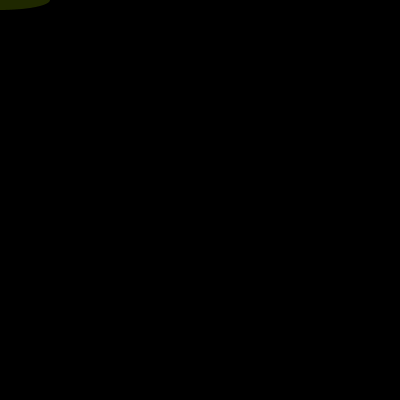
Frame 1 (no input)
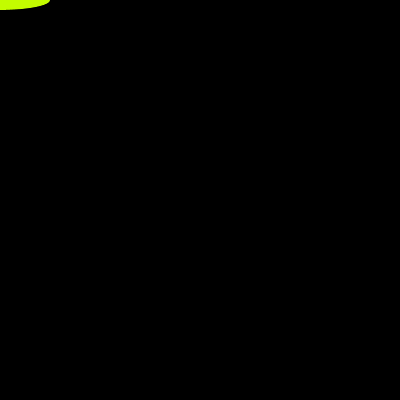
Frame 60 (the mouse pressed at the canvas centre just before this capture)
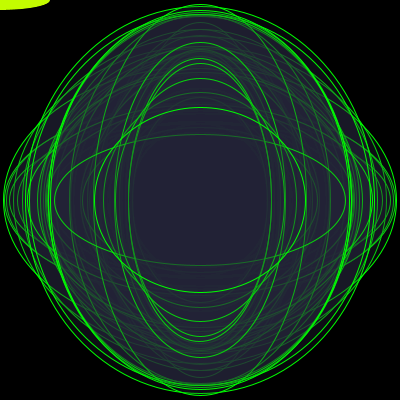
Frame 120 (the mouse held since frame 60 and released just before this capture)

The Processing sketch that drew these frames (run headless with seeded random() and noise(); from frame 60 on, the mouse is pressed at the canvas centre):

// Processing sketch: processing_60779
// ── processing_60779.pde

void setup() {
  size(400, 400);
  background(0);
  smooth();
}
 
void draw() {
  if(mousePressed){
  
    float durchmesser = random(200);
    
  
    fill(34,34,56, 50);
    stroke(0,255,0);
    
    random (100);
    ellipse(mouseX, mouseY,random(130,400),random(130,400));
    
  }else{
    
     fill(200,255,0,40);
     stroke(0,60);
     ellipse(mouseX,mouseY,100,20);
    
    
    
  }
}
